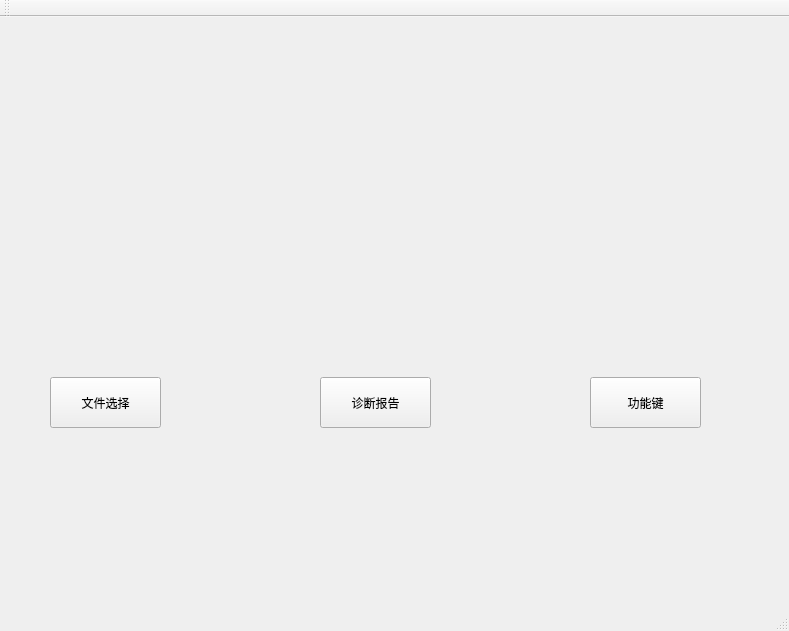
<?xml version="1.0" encoding="UTF-8"?>
<ui version="4.0">
 <class>main_window</class>
 <widget class="QMainWindow" name="main_window">
  <property name="geometry">
   <rect>
    <x>0</x>
    <y>0</y>
    <width>789</width>
    <height>631</height>
   </rect>
  </property>
  <property name="windowTitle">
   <string>QtGuiApplication_test</string>
  </property>
  <widget class="QWidget" name="centralWidget">
   <widget class="QPushButton" name="fileselect">
    <property name="geometry">
     <rect>
      <x>50</x>
      <y>360</y>
      <width>111</width>
      <height>51</height>
     </rect>
    </property>
    <property name="text">
     <string>文件选择</string>
    </property>
   </widget>
   <widget class="QPushButton" name="functionkey">
    <property name="geometry">
     <rect>
      <x>590</x>
      <y>360</y>
      <width>111</width>
      <height>51</height>
     </rect>
    </property>
    <property name="text">
     <string>功能键</string>
    </property>
   </widget>
   <widget class="QPushButton" name="report">
    <property name="geometry">
     <rect>
      <x>320</x>
      <y>360</y>
      <width>111</width>
      <height>51</height>
     </rect>
    </property>
    <property name="text">
     <string>诊断报告</string>
    </property>
   </widget>
  </widget>
  <widget class="QToolBar" name="mainToolBar">
   <attribute name="toolBarArea">
    <enum>TopToolBarArea</enum>
   </attribute>
   <attribute name="toolBarBreak">
    <bool>false</bool>
   </attribute>
  </widget>
  <widget class="QStatusBar" name="statusBar"/>
 </widget>
 <layoutdefault spacing="6" margin="11"/>
 <resources>
  <include location="QtGuiApplication_test.qrc"/>
 </resources>
 <connections/>
</ui>
